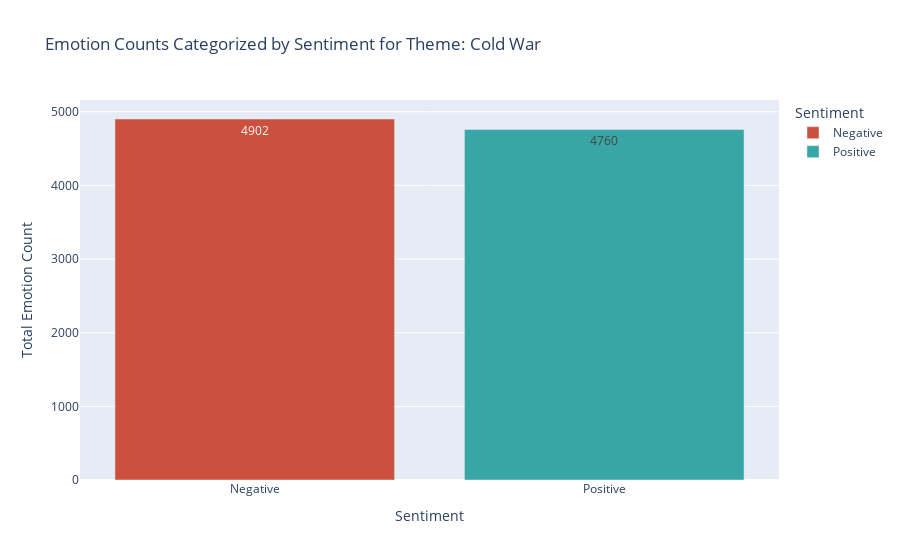

The cell this chart's notebook holds for it:
### Markdown cell above
Negative emotions like fear, sadness, and disgust are consistently prevalent, reflecting the Cold War's tension, uncertainty, and threats (e.g., nuclear warfare, espionage).
Fear shows a peak during the Cold War decades, particularly in the 1950s-1980s, corresponding to  tensions during events like the Cuban Missile Crisis. It declines in the 1990s and 2000s, aligning with the Cold War's end.
Trust is relatively low but stable, perhaps reflecting the theme of distrust intrinsic to espionage and ideological rivalry and increases towards th 1990s

### Code cell
plot_emotion_sentiment_counts(df_plot, theme)

### Figure 1 — Plotly figure (JSON) as saved in the notebook; plotly's stock layout.template omitted (floating-point values rounded to 4 significant figures)
{"data": [{"alignmentgroup": "True", "hovertemplate": "Sentiment=%{x}<br>Total Emotion Count=%{text}<extra></extra>", "legendgroup": "Negative", "marker": {"color": "rgb(204, 80, 62)", "pattern": {"shape": ""}}, "name": "Negative", "offsetgroup": "Negative", "orientation": "v", "showlegend": true, "text": [4902], "textposition": "auto", "type": "bar", "x": ["Negative"], "xaxis": "x", "y": [4902], "yaxis": "y"}, {"alignmentgroup": "True", "hovertemplate": "Sentiment=%{x}<br>Total Emotion Count=%{text}<extra></extra>", "legendgroup": "Positive", "marker": {"color": "rgb(56, 166, 165)", "pattern": {"shape": ""}}, "name": "Positive", "offsetgroup": "Positive", "orientation": "v", "showlegend": true, "text": [4760], "textposition": "auto", "type": "bar", "x": ["Positive"], "xaxis": "x", "y": [4760], "yaxis": "y"}], "layout": {"barmode": "relative", "legend": {"title": {"text": "Sentiment"}, "tracegroupgap": 0}, "title": {"text": "Emotion Counts Categorized by Sentiment for Theme: Cold War"}, "xaxis": {"anchor": "y", "categoryarray": ["Negative", "Positive"], "categoryorder": "array", "domain": [0, 1], "title": {"text": "Sentiment"}}, "yaxis": {"anchor": "x", "domain": [0, 1], "title": {"text": "Total Emotion Count"}}}}
